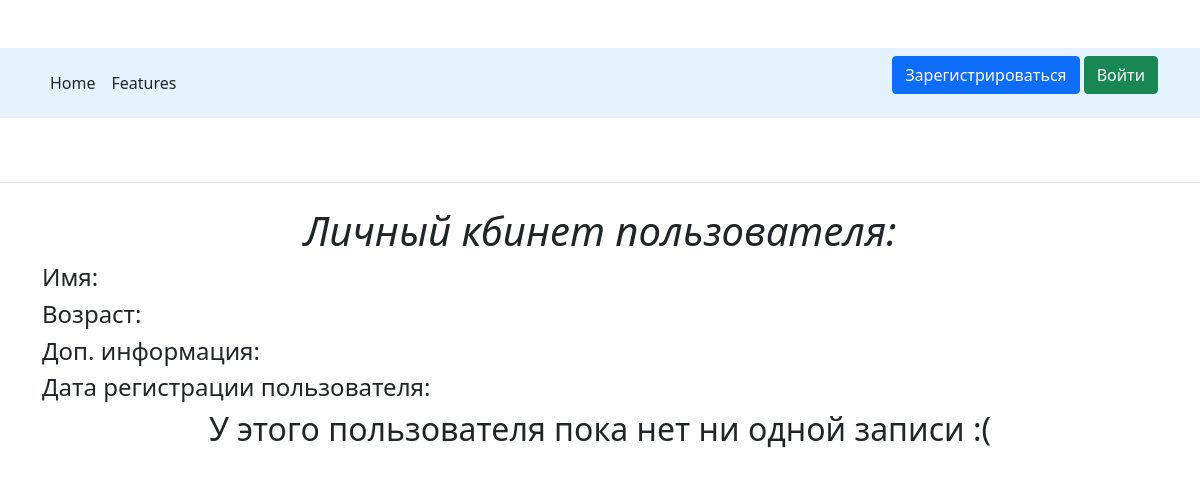
Page /user/8 on the earlier database version.
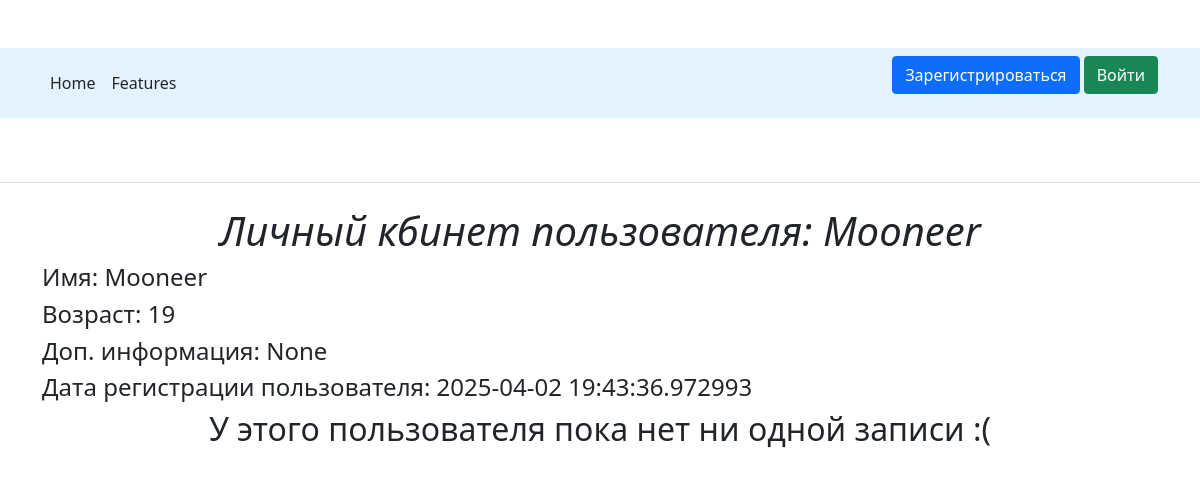
Same page on the later database version.
### data/__all_models.py (models this page shows, shortened)
class User(SqlAlchemyBase, UserMixin):
    __tablename__ = 'users'
    id = sqlalchemy.Column(sqlalchemy.Integer, primary_key=True, autoincrement=True)
    name = sqlalchemy.Column(sqlalchemy.String, nullable=True)
    age = sqlalchemy.Column(sqlalchemy.Integer, nullable=True)
    email = sqlalchemy.Column(sqlalchemy.String, index=True, unique=True, nullable=True)
    hashed_password = sqlalchemy.Column(sqlalchemy.String, nullable=True)
    bio = sqlalchemy.Column(sqlalchemy.String, nullable=True)
    signed_date = sqlalchemy.Column(sqlalchemy.DateTime, default=datetime.datetime.now)

### app.py (the view)
@app.route('/user/<int:u_id>')
def user(u_id):
    session = db_session.create_session()
    user = session.query(User).filter(User.id == u_id).first()
    news = session.query(News).filter(News.user_id == u_id, News.is_private != True).all()
    return render_template('user.html', user=user, news=news)

### data/db_session.py (called while the page is built)
def create_session() -> Session:
    global __factory
    return __factory()

### templates/user.html (shortened to what this page needs)
{% extends "base.html" %}
{% block content %}
<h1 align="center">
    <em>Личный кбинет пользователя: {{user.name}}</em>
</h1>
<h4>Имя: {{ user.name }}</h4>
<h4>Возраст: {{ user.age }}</h4>
<h4>Доп. информация: {{ user.bio }}</h4>
<h4>Дата регистрации пользователя: {{ user.signed_date }}</h4>
{% if news|length %}
<h2 align="center"><u>Новости пользователя {{user.name}}:</u></h2>
<div class="container">
    <div class="row">
        {% for new in news %}
        <div class="col-md-4">
            <h2>{{new.title}}</h2>
            {% if new.content|length > 150 %}
            <p class="card-text">{{new.content[:149]}}...</p>
            {% else %}
            <p class="card-text">{{new.content}}</p>
            {% endif %}
            <a href="/new/{{new.id}}" class="btn btn-outline-success">Посмотреть</a>
        </div>
        {% endfor %}
    </div>
</div>
{% else %}
<h2 align="center">У этого пользователя пока нет ни одной записи :(</h2>
{% endif %}
{% endblock %}

### templates/base.html (shortened to what this page needs)
<!DOCTYPE html>
<html lang="en">
<head>
    <link href="https://cdn.jsdelivr.net/npm/bootstrap@5.0.0-beta3/dist/css/bootstrap.min.css" rel="stylesheet"
>
    <link rel="stylesheet" type="text/css" href="/static/css/base.css"/>
</head>
<body>
<nav class="navbar navbar-light" style="background-color: #e3f2fd;">
    <div class="container d-flex flex-wrap">
        <ul class="nav me-auto">
            <li class="nav-item"><a href="/home" class="nav-link link-dark px-2 active">Home</a></li>
            <li class="nav-item"><a href="/features" class="nav-link link-dark px-2">Features</a></li>
        </ul>
        <ul class="nav">
            {% if current_user.is_authenticated %}
            <a type="button" href="\bio" class="btn btn-outline-info">{{current_user.name}}</a>
            <p></p>
            <a type="button" href="\logout" class="btn btn-outline-danger">Выйти</a>
            {% else %}
            <p>
                <a class="btn btn-primary " href="/register">Зарегистрироваться</a>
                <a class="btn btn-success" href="/login">Войти</a>
            </p>
            {% endif %}
        </ul>
    </div>
</nav>
<header class="py-3 mb-4 border-bottom">
    <div class="container d-flex flex-wrap justify-content-center">
        <a href="/home" class="d-flex align-items-center mb-3 mb-md-0 me-md-auto text-dark text-decoration-none">
            <svg class="bi me-2" width="40" height="32">
                <use xlink:href="#bootstrap"/>
            </svg>
        </a>
    </div>
</header>
<main role="main" class="container">
    {% block content %}{% endblock %}
</main>
</body>
</html>

### static/css/base.css (style rules this page uses)
.bi { vertical-align: -.125em; fill: currentColor; }
body { margin-top: 3rem; }

Differences in the rows shown:
added User: name "Mooneer", age "19", bio "None", signed_date "2025-04-02 19:43:36.972993"
